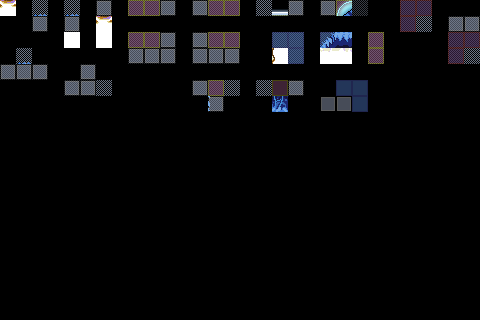

Rendered tile map (Tiled .tmx) drawn with the repository's tilesets; below, a short description and the map source with its tile grids summarised:
An orthogonal 30x20 tile map with 16x16 px tiles, 3 tile layers (regions, input_prototype, output_terrain).

<map version="1.10" tiledversion="1.11.0" orientation="orthogonal" renderorder="right-down" width="30" height="20" tilewidth="16" tileheight="16" infinite="0" nextlayerid="4" nextobjectid="1">
 <tileset firstgid="1" source="../Companion-Tileset.tsx" />
 <layer id="1" name="regions" width="30" height="20" opacity="0.29">
  <data>[600 cells, 69 non-empty, 2 distinct tile ids]</data>
 </layer>
 <layer id="2" name="input_prototype" width="30" height="20" opacity="0.35">
  <data>[600 cells, 75 non-empty, 6 distinct tile ids]</data>
 </layer>
 <layer id="3" name="output_terrain" width="30" height="20">
  <data>[600 cells, 33 non-empty, 27 distinct tile ids]</data>
 </layer>
</map>